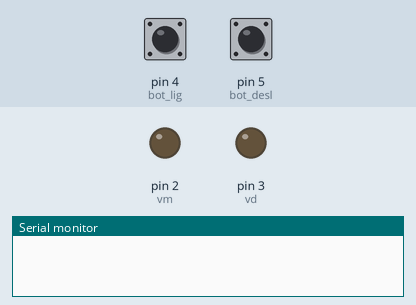
Recording of a sketch running on a simulated Arduino Uno, built with avr-gcc and run on an emulated ATmega328P. Parts: output pins drawn as LEDs (lit = HIGH), the last lines printed to the serial monitor. The inputs (shaded band) are chosen by the test bench; at power-on: pin 4 (bot_lig) HIGH, pin 5 (bot_desl) HIGH.

Above: at 1.2 s.
1.3 s: pin 4 (bot_lig) pulled LOW for 0.15 s
At 2.7 s:
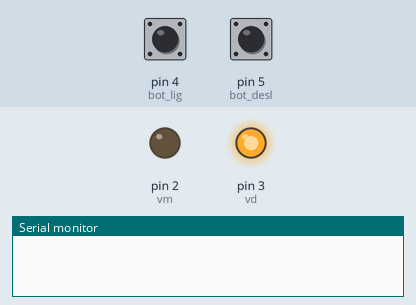
4.4 s: pin 5 (bot_desl) pulled LOW for 0.15 s
At 6.4 s:
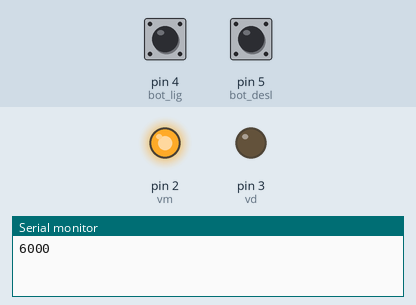
7.5 s: pin 4 (bot_lig) pulled LOW for 1 s
At 8.7 s:
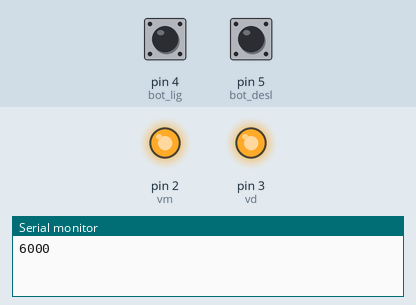
11.5 s: pin 5 (bot_desl) pulled LOW for 1 s
At 13.3 s:
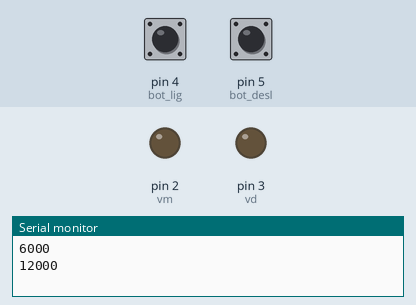
14.0 s: pin 4 (bot_lig) pulled LOW for 3.2 s
At 14.8 s:
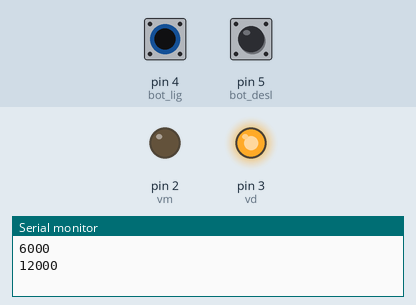
19.5 s: pin 4 (bot_lig) driven LOW and pin 5 (bot_desl) driven LOW
At 20.5 s:
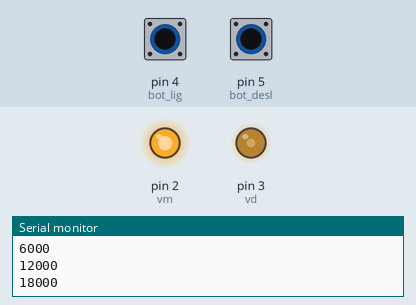
Timing chart, 0 to 37.5 s (numbered marks = the images above; inputs shaded):
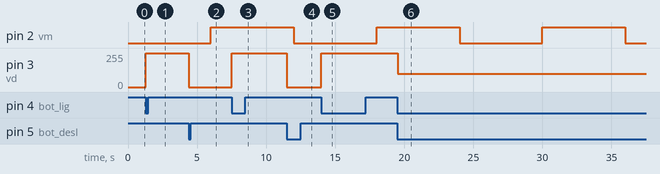

The sketch:

Millis.ino
```cpp
#define vm 2
#define vd 3
#define bot_lig 4
#define bot_desl 5
long tempo_anterior;

void setup() {
pinMode(vm,OUTPUT);
pinMode(vd,OUTPUT);
pinMode(bot_lig,INPUT_PULLUP);
pinMode(bot_desl,INPUT_PULLUP);
Serial.begin(9600);
}

void loop() {
if(millis() >=tempo_anterior+6000){
  tempo_anterior = millis();
  digitalWrite(vm,!digitalRead(vm));
  Serial.println (tempo_anterior);
  }
if(!digitalRead(bot_lig)){
  digitalWrite(vd,HIGH);
  }
  if(!digitalRead(bot_desl)){
  digitalWrite(vd,LOW);
  }
}
```

Measured:
- after the input at 1.3 s, pin 3 (vd): 0/255 → 255/255 at once
- after the input at 4.4 s, pin 3 (vd): 255/255 → 0/255 at once
- after the input at 7.5 s, pin 3 (vd): 0/255 → 255/255 at once
- after the input at 11.5 s, pin 3 (vd): 255/255 → 0/255 at once
- after the input at 14.0 s, pin 3 (vd): 0/255 → 255/255 at once
- after the input at 19.5 s, pin 3 (vd): 255/255 → 100/255 at once
